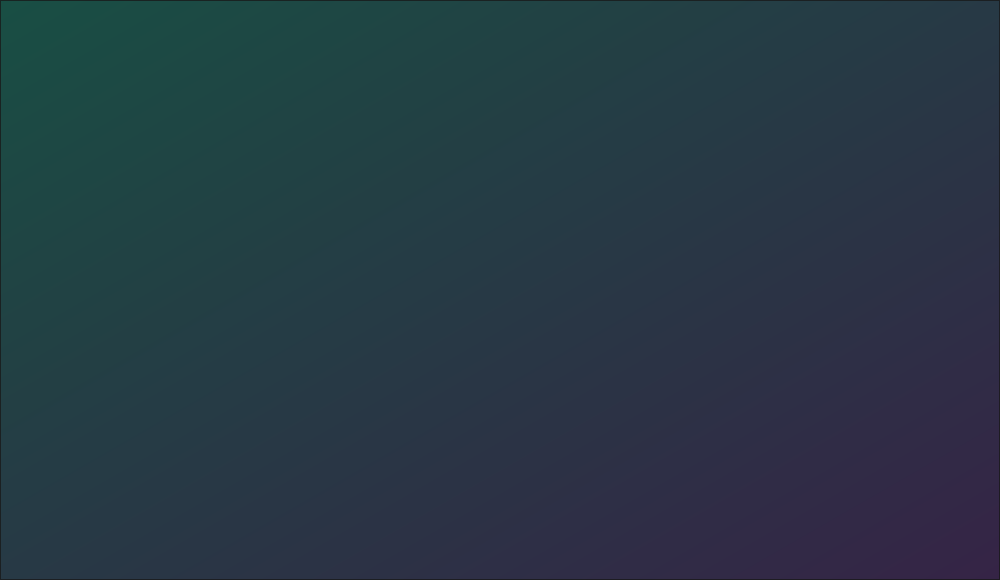
<?xml version="1.0" encoding="UTF-8"?>
<ui version="4.0">
 <class>DebugWindow</class>
 <widget class="QWidget" name="DebugWindow">
  <property name="geometry">
   <rect>
    <x>0</x>
    <y>0</y>
    <width>1000</width>
    <height>580</height>
   </rect>
  </property>
  <property name="windowTitle">
   <string>Form</string>
  </property>
  <property name="styleSheet">
   <string notr="true">background-color: qlineargradient(spread:pad, x1:0, y1:0, x2:1, y2:1, stop:0 rgba(3, 252, 202, 255), stop:1 rgba(137, 54, 214, 255));</string>
  </property>
  <widget class="QTextBrowser" name="console">
   <property name="geometry">
    <rect>
     <x>0</x>
     <y>0</y>
     <width>1000</width>
     <height>580</height>
    </rect>
   </property>
   <property name="styleSheet">
    <string notr="true">background-color: rgba(31, 31, 31, 200);</string>
   </property>
  </widget>
 </widget>
 <resources/>
 <connections/>
</ui>
